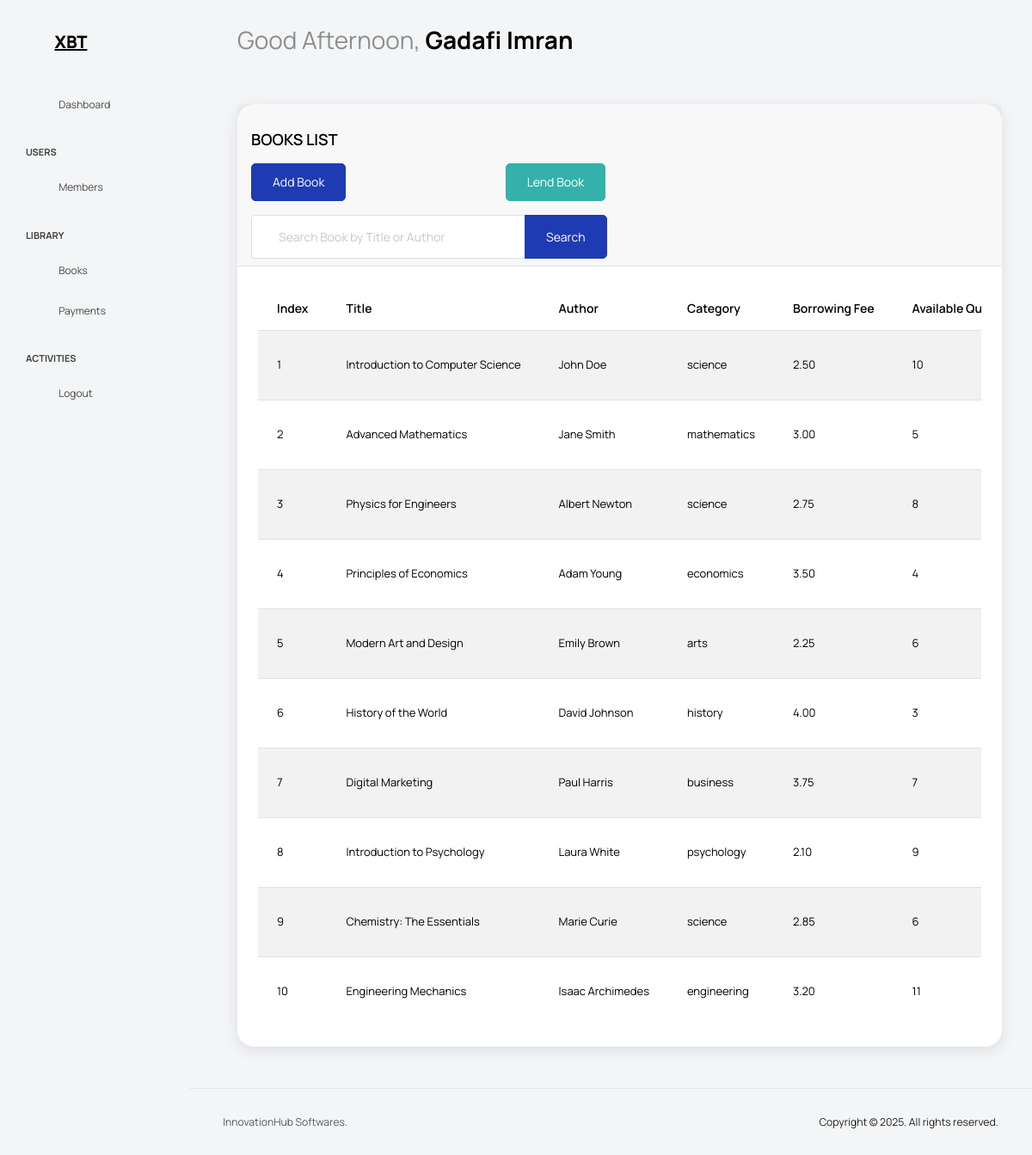
The page /books/ (signed in) on the database as committed earlier.
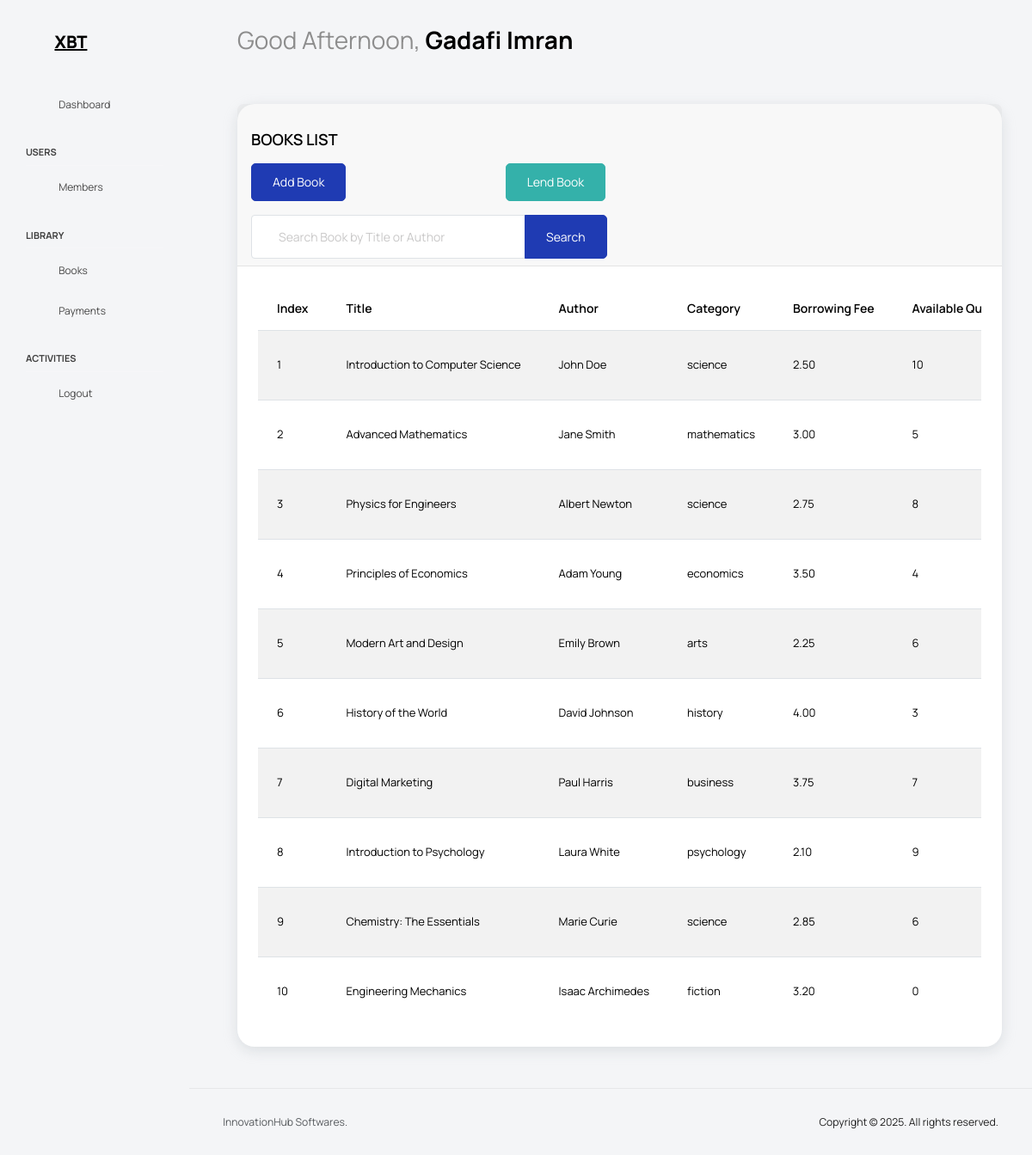
The same page on the database as committed later.
### library/models.py (models this page shows, shortened)
class Book(AbstractBaseModel):
    title = models.CharField(max_length=100)
    author = models.CharField(max_length=100)
    category = models.CharField(max_length=20, choices=CATEGORY_CHOICES)
    quantity = models.PositiveIntegerField(default=0)
    borrowing_fee = models.DecimalField(
        max_digits=10, decimal_places=2, default=1.00, validators=[MinValueValidator(1.00)]
    )
    status = models.CharField(max_length=20, choices=STATUS_CHOICES, default="available")

### library/views.py (the view, shortened to what this page needs)
# urls.py: path("books/", BooksListView.as_view(), name="books"),
@method_decorator(login_required, name="dispatch")
class BooksListView(View):
    def get(self, request, *args, **kwargs):
        books = Book.objects.all()
        return render(request, "books/list-books.html", {"books": books})

### library/context_processors.py (called while the page is built)
def greeting(request):
    current_time = datetime.now().time()
    if current_time.hour < 12:
        greeting = "Morning"
    elif current_time.hour < 16:
        greeting = "Afternoon"
    else:
        greeting = "Evening"
    return {"greeting": greeting}

### templates/books/list-books.html (shortened to what this page needs)
{% extends 'base.html' %}
{% block content %}
<div class="row">
    <div class="col-lg-12 grid-margin stretch-card">
        <div class="card">
            <div class="card-header">
                <div class="col-5">
                  <h5 class="card-title mt-4">BOOKS LIST</h5>
                </div>
                <div class="row">
                    <div class="col-md-4">
                        <div class="mb-3">
                            <a href="{% url 'add-book' %}" class="btn btn-primary">Add Book</a>
                        </div>
                    </div>
                    <div class="col-md-4">
                        <div class="mb-3">
                            <a href="{% url 'lend-book' %}" class="btn btn-success">Lend Book</a>
                        </div>
                    </div>
                </div>
                <div class="row">
                    <div class="col-md-6">
                        <form method="POST">
                            <div class="input-group">
                                <input type="text" class="form-control form-control-lg" placeholder="Search Book by Title or Author" name="query">
                                <button class="btn btn-primary" type="submit">Search</button>
                            </div>
                        </form>
                    </div>
                </div>
            </div>
            <div class="card-body">
                <div class="table-responsive">
                <table class="table table-striped">
                    <thead>
                    <tr>
                        <th>Index</th>
                        <th>Title</th>
                        <th>Author</th>
                        <th>Category</th>
                        <th>Borrowing Fee</th>
                        <th>Available Quantity</th>
                    </tr>
                    </thead>
                    <tbody>
                        {% for book in books %}
                            <tr>
                                <td>{{ forloop.counter }}</td>
                                <td>{{ book.title }}</td>
                                <td>{{ book.author }}</td>
                                <td>{{ book.category }}</td>
                                <td>{{ book.borrowing_fee }}</td>
                                <td>{{ book.quantity }}</td>
                            </tr>
                        {% endfor %}
                    </tbody>
                </table>
                </div>
            </div>
        </div>
    </div>
</div>
{% endblock content %}

Rows that differ between the two databases and show on the page:
changed Book "Engineering Mechanics": category "engineering" → "fiction"; quantity "11" → "0"
